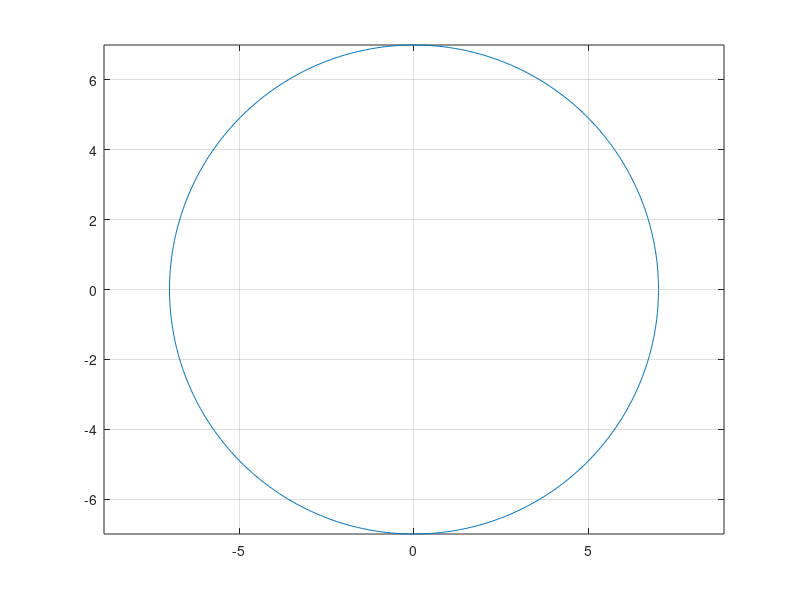

Source code (MATLAB): (Note: this script raises an error after producing the figure.)
clear all;

Kalman_on = 0;
OverDel = 1;
InitLeng = 100;

xa = [10 10 -10 -10];
ya = [10 -10 -10 10];

xt_b = [-0.5 0.5 -0.5 0.5];
yt_b = [0.5 0.5 -0.5 -0.5];
xtc_b = xt_b + yt_b*j;

% xt_b = [-0.1 0.5 -0.5 0.5];
% yt_b = [0.1 0.5 -0.5 -0.5];

Ln = length(xa);
Lp = length(xt_b);

xt_b_center = mean(xt_b);
yt_b_center = mean(yt_b);
angles_from_heading = atan2(yt_b,xt_b);
rl = sqrt(xt_b.^2+yt_b.^2);

global_coor = [0 0]
global_radius = 7

tag_center = [0 0];
heading_init = 90*pi/180;

theta = 0 : 0.01 : 2*pi;   % range of theta from 0 to 2pi
rho = global_radius * ones(1, length(theta));  % radius is global_radian
[x, y] = pol2cart(theta, rho);  % convert polar to Cartesian coordinates
x = x + global_coor(1);  % adjust the x-coordinates by the x-coordinate of global_coor
y = y + global_coor(2);  % adjust the y-coordinates by the y-coordinate of global_coor
heading = heading_init+theta;

x = [x(1)*ones(1,InitLeng) x];
y = [y(1)*ones(1,InitLeng) y];
heading = [heading(1)*ones(1,InitLeng) heading];
figure(100)
plot(x, y)  % plot the circle
axis equal  % make x and y axis equal
grid on  % turn on the grid
% heading = atan2(y - global_coor(2), x - global_coor(1));
%heading = mod(atan2(y - global_coor(2), x - global_coor(1)) + pi/2, 2*pi);


% circle_dist_o = [];
% di_o = [];
% di = []
% flag = 0;
average_len = 10;
anch_pos = xa+j*ya;
s_time = [0:length(x)-1]/10;
v_pred_x = 0;
v_pred_y = 0;
TagDistInit = zeros(Ln,Lp);
for r = 1 : length(x)
    %%%%%%%%%% Create ground-truth Tag posigion & distance %%%%%%%%%%
    tag_pos_b = xt_b + j*yt_b;
    tag_pos_g = tag_pos_b*exp(j*(heading(r)))+x(r)+j*y(r);

    xt = real(tag_pos_g);
    yt = imag(tag_pos_g);

    for n = 1 : Ln
        for p = 1 : Ln
            dist_o(n,p) = sqrt((xa(n)-xt(p))^2+(ya(n)-yt(p))^2);
        end
    end
    %%%%%%%%%%%%%%%%%%%%%%%%%%%%%%%%%%%%%%%%%%%%%%%%%%%%%%%%%%%%%%%%
    %%%%%%%%%%%%%% Create simulation data by distance%%%%%%%%%%%%%%%
    dist_a = awgn(dist_o,100);

    if r > InitLeng
        dist = dist_a;
%         dist(3,1:4) = dist_a(3,1:4)+3;
        %         dist = dist_a;
    else
        dist = dist_a;
%         dist(2,1:4) = dist_a(2,1:4)+3;
    end
    %%%%%%%%%%%%%%%%%%%%%%%%%%%%%%%%%%%%%%%%%%%%%%%%%%%%%%%%%%%%%%%%

    %     dist(1,1:2) = dist_a(1,1:2) + 3;
    %     if kk > 100
    %         dist(1,1:2) = dist_a(1,1:2) + 3;
    %     end


    if r < 10*Lp
        for NN = 1 : Ln
            for PP = mod(r-1,Lp)+1:mod(r-1,Lp)+1
                TagDistInit(NN,PP) = TagDistInit(NN,PP)*(r-1)/r+dist(NN,PP)/r;
            end
        end
    elseif r == 10*Lp
        for NN = 1 : Ln
            for PP = mod(r-1,Lp)+1:mod(r-1,Lp)+1
                TagDistInit(NN,PP) = TagDistInit(NN,PP)*(r-1)/r+dist(NN,PP)/r;
            end
        end
        [tag_pos_est, heading_est] = GetUWBPos_v1(xa, ya, TagDistInit, angles_from_heading);

        s_time_prev = 0;
        for LLp= 1 : Lp
            Tag_Pos_List(:,:,LLp) = [s_time(r-2) tag_pos_est(LLp);s_time(r-1) tag_pos_est(LLp);s_time(r) tag_pos_est(LLp)];
        end
        
    else
%         tag_pos_est = K_tag_pos_est;
%         heading_est = K_heading_est;
%         s_time_prev = s_time(r-1);
    end

if r > 10*Lp
    for PPC = 1 : Lp
        [InterpPosition(PPC,1)] = InterpPos(Tag_Pos_List(:,1,PPC),real(Tag_Pos_List(:,2,PPC)),s_time(r));
        [InterpPosition(PPC,2)] = InterpPos(Tag_Pos_List(:,1,PPC),imag(Tag_Pos_List(:,2,PPC)),s_time(r));
    end
    Xt_e = real(tag_pos_est);
    Yt_e = imag(tag_pos_est);
    Xt_c_e = mean(Xt_e);
    Yt_c_e = mean(Yt_e);

    Xt_pred = Xt_c_e + v_pred_x*(s_time(r)-s_time_prev);
    Yt_pred = Yt_c_e + v_pred_y*(s_time(r)-s_time_prev);
    Xt_pred_c = Xt_pred+Yt_pred*j;
    Xt_pred_tag = Xt_pred_c + exp(j*heading_est).*xtc_b;
    Xt_est_tag = Xt_pred_tag;
    KK = zeros(6,4);

    %for PP = 1 : Lp
    PosC = [];
    PosC_E = [];
        for PP = mod(r-1,Lp)+1:mod(r-1,Lp)+1
            
            for NN = 1 : Ln
                for MM = NN+1 : Ln
                    if NN~=MM
                    %if NN == mod(r-1,Lp)
                        [Pos2,Prob2]=TwoAnchPos3([xa(NN) xa(MM)], [ya(NN) ya(MM)], [dist(NN,PP) dist(MM,PP)],[real(tag_pos_est(PP)) imag(tag_pos_est(PP))],[Xt_c_e Yt_c_e],anch_pos,dist(:,PP));
                        Pos2C_1 = Pos2(1,1)+j*Pos2(1,2);
                        Pos2C_2 = Pos2(2,1)+j*Pos2(2,2);
%                         Pos2C_1 = Pos2(1,1)+j*Pos2(1,2)-(xt_b(PP)+j*yt_b(PP))*exp(j*heading_est);
%                         Pos2C_2 = Pos2(2,1)+j*Pos2(2,2)-(xt_b(PP)+j*yt_b(PP))*exp(j*heading_est);
                        if abs(abs(Pos2C_1-Xt_pred_c)-1) < abs(abs(Pos2C_2-Xt_pred_c)-1)
                            PosC = [PosC Pos2C_1];
                            PosC_E = [PosC_E abs(abs(Pos2C_1-Xt_pred_c)-1)^2];
                        else
                            PosC = [PosC Pos2C_2];
                            PosC_E = [PosC_E abs(abs(Pos2C_2-Xt_pred_c)-1)^2];
                        end
                    end
                end
            end
            
            sigma_c = (mean(PosC_E))/3;
            if sigma_c < 0.20
                sigma_c = 0.20;
            end
            [val,ind] = find(PosC_E<sigma_c);
            if length(ind)>0
                PosC_Est = mean(PosC(ind));
            else
                [vale,inde] = min(PosC_E); 
                PosC_Est = PosC(inde);
            end
            Xt_est_tag(PP) = PosC_Est;
            head_me = (Xt_est_tag(PP))/(xtc_b(PP));

        end

%         for kkq = 2 : Lp
%             head_me(kkq-1) = (Xt_est_tag(kkq-1)-Xt_est_tag(kkq))/(xtc_b(kkq-1)-xtc_b(kkq));
%         end
        heading_est = angle((head_me));
        tag_center_pos_est = mean(Xt_est_tag);
        
%         [tag_center_pos_est, heading_est, Xt_c_e, Yt_c_e] = GetUWBPosUpdate_v1(xa, ya, Xt_c_e, Yt_c_e, heading_est, rl, dist_n, angles_from_heading);
        tag_pos_est = get_tag_pos(tag_center_pos_est, heading_est, tag_pos_b);

        heading_est_a(r) = heading_est;
        centerest_a(r,:) = [real(tag_center_pos_est) imag(tag_center_pos_est)];

    if (r>(average_len*2))
        MeanA = mean(centerest_a(r-19:r-10,1)+j*centerest_a(r-19:r-10,2));
        MeanB = mean(centerest_a(r-9:r,1)+j*centerest_a(r-9:r,2));
        centerest_a_aver(r,:) = [real(MeanB + (MeanB-MeanA)/2) imag((MeanB + (MeanB-MeanA)/2))] ;
        MeanA_head = mean(heading_est_a(r-average_len*2+1:r-average_len));
        MeanB_head = mean(heading_est_a(r-average_len+1:r));
        headingest_a_aver(r) = [(MeanB_head + (MeanB_head-MeanA_head)/2)] ;
    else
        centerest_a_aver(r,:) = [Xt_c_e Yt_c_e];
        headingest_a_aver(r) = heading_est;
    end

    tag_pos_est_aver = get_tag_pos(centerest_a_aver(r,1)+j*centerest_a_aver(r,2), headingest_a_aver(r), tag_pos_b);
        [K_Xt_c_e] = centerest_a_aver(r,1);
        [K_Yt_c_e] = centerest_a_aver(r,2);
        K_tag_pos_est = tag_pos_b*exp(j*(headingest_a_aver(r)))+K_Xt_c_e+j*K_Yt_c_e;

        K_heading_est = headingest_a_aver(r);
        K_centerest_a_aver(r, :) = centerest_a_aver(r,:);
        K_headingest_a_aver(r) = headingest_a_aver(r);

    figure(1);
    hold off;
    plot(xa,ya,'bo');
    hold on;

    plot(tag_pos_g(1), 'go')
    plot(tag_pos_g(2), 'g*')
    plot(tag_pos_g(3), 'gv')
    plot(tag_pos_g(4), 'g^')

    plot(tag_pos_est(1), 'bo')
    plot(tag_pos_est(2), 'b*')
    plot(tag_pos_est(3), 'bv')
    plot(tag_pos_est(4), 'b^')

    plot(K_tag_pos_est(1), 'ro')
    plot(K_tag_pos_est(2), 'r*')
    plot(K_tag_pos_est(3), 'rv')
    plot(K_tag_pos_est(4), 'r^')

    % 화살표 그리기
    quiver(x(r), y(r), cos(heading(r)), sin(heading(r)), 'g', 'LineWidth', 1, 'MaxHeadSize', 0.5);

    quiver(Xt_c_e, Yt_c_e, cos(heading_est), sin(heading_est), 'b', 'LineWidth', 1, 'MaxHeadSize', 0.5);

    quiver(K_Xt_c_e, K_Yt_c_e, cos(K_heading_est), sin(K_heading_est), 'r', 'LineWidth', 1, 'MaxHeadSize', 0.5);

    if abs((x(r)+j*y(r))-(Xt_c_e+j*Yt_c_e))>1
        gg = 1;
    end
    end
end

title('Original(Blue) and estimated(Red) Tag to Anchor distance')

figure(4)
hold off;
plot(centerest_a_aver(:,1), centerest_a_aver(:,2), 'bo')
hold on;
plot(x(:), y(:), 'g^')
plot(K_centerest_a_aver(:,1), K_centerest_a_aver(:,2), 'ro')
plot(centerest_a(:,1), centerest_a(:,2), 'ko')


centerpos_error = sqrt(mean((centerest_a_aver(InitLeng+1:end,1)-x(1,InitLeng+1:end,1)').^2+(centerest_a_aver(InitLeng+1:end,2)-y(1,InitLeng+1:end,1)').^2))
heading_error = mean(abs(heading(InitLeng+1:end)-headingest_a_aver(InitLeng+1:end)))*180/pi

K_centerpos_error = sqrt(mean((K_centerest_a_aver(InitLeng+1:end,1)-x(1,InitLeng+1:end,1)').^2+(K_centerest_a_aver(InitLeng+1:end,2)-y(1,InitLeng+1:end,1)').^2))
K_heading_error = mean(abs(heading(InitLeng+1:end)-K_headingest_a_aver(InitLeng+1:end)))*180/pi
